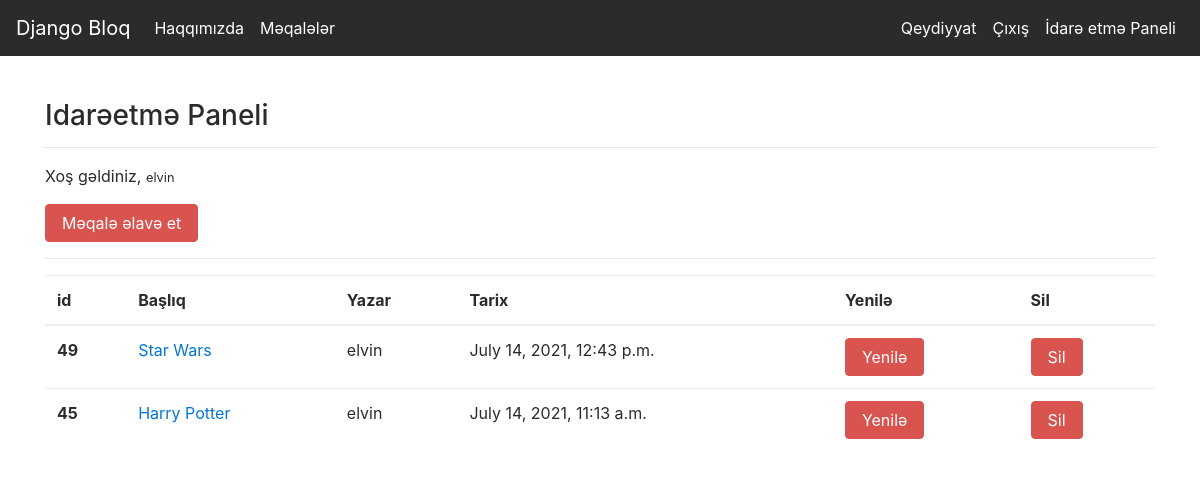
The page /articles/dashboard/ (signed in) on the database its author committed.
### article/models.py (models this page shows, shortened)
class Article(models.Model):
    author = models.ForeignKey("auth.User",on_delete=models.CASCADE,verbose_name="Yazıçı")
    title = models.CharField(max_length=30,verbose_name="Başlıq")
    content = RichTextField(verbose_name="Mətin")
    created_date = models.DateTimeField(auto_now_add=True,verbose_name="Hazırlandığı tarix")
    article_photo = ResizedImageField(size = [700,450],blank = True, null = True, verbose_name="Şəkil əlavə et")
    class Meta:
        ordering = ['-created_date']

### article/views.py (the view)
# urls.py: path("dashboard/",views.dashboard,name = "dashboard"),
@login_required(login_url="user:loginuser")
def dashboard(request):
    articles = Article.objects.filter(author = request.user)
    context={
        "articles":articles
    }
    return render(request,"dashboard.html",context)

### templates/dashboard.html
{% extends "layout.html" %}
{% block body %}
<h3>Idarəetmə Paneli</h3>
<hr>
<p>
    Xoş gəldiniz, <small>{{request.user.username}}</small>
</p>
<a href="{% url 'articles:addarticle' %}"class = "btn btn-danger">Məqalə əlavə et</a>
<hr>
{% if articles %}
<table class="table">
    <thead>
      <tr>
        <th scope="col">id</th>
        <th scope="col">Başlıq</th>
        <th scope="col">Yazar</th>
        <th scope="col">Tarix</th>
        <th scope="col">Yenilə</th>
        <th scope="col">Sil</th>
      </tr>
    </thead>
    <tbody>
        {% for article in articles %}
        <tr>
          <th scope = "row">{{article.id}}</th>
          <td><a href="{% url 'articles:detail' article.id %}">{{article.title}}</a></td>
          <td>{{article.author}}</td>
          <td>{{article.created_date}}</td>
          <td><a href="{% url 'articles:update' article.id %}"class = "btn btn-danger">Yenilə</a></td>
          <td><a href="{% url 'articles:delete' article.id %}"class = "btn btn-danger">Sil</a></td>
        </tr>
        {% endfor %}
    </tbody>
  </table>
{% else %}
  <div class = "alert alert-danger">Sizin heç bir məqaləniz yoxdur.</div>
{% endif %}
{% endblock body %}

### rows shown on the page
Article: id "49", title "Star Wars", author "elvin", created_date "July 14, 2021, 12:43 p.m."
Article: id "45", title "Harry Potter", author "elvin", created_date "July 14, 2021, 11:13 a.m."

### other values the page prints
{{ request.user.username }} "elvin"
